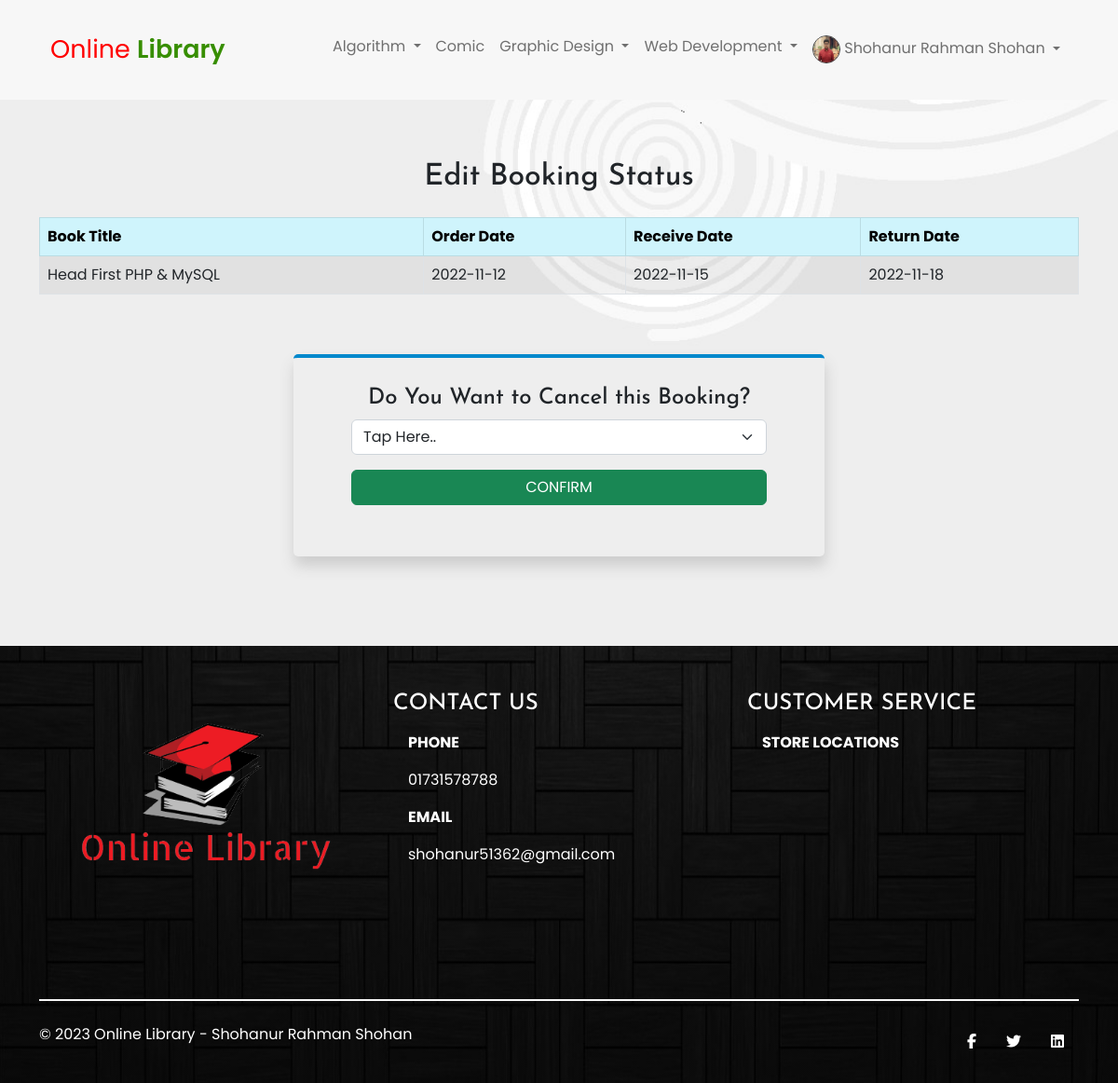
/orderEdit.php?orderId=22 (signed in), run on the app's committed database.
### tables this page shows
CREATE TABLE `category` (
  `cat_id` int(11) NOT NULL,
  `cat_name` varchar(255) NOT NULL,
  `cat_desc` text DEFAULT NULL,
  `is_parent` int(11) NOT NULL DEFAULT 0 COMMENT '0=Parent Category',
  `status` int(1) NOT NULL DEFAULT 1 COMMENT '1=Active, 2=InActive'
);

CREATE TABLE `users` (
  `user_id` int(11) NOT NULL,
  `fullname` varchar(255) NOT NULL,
  `email` varchar(255) NOT NULL,
  `password` varchar(255) NOT NULL,
  `phone` varchar(255) DEFAULT NULL,
  `address` varchar(255) DEFAULT NULL,
  `image` varchar(255) DEFAULT NULL,
  `role` int(1) NOT NULL DEFAULT 2 COMMENT '1=Admin, 2=User',
  `status` int(1) NOT NULL DEFAULT 1 COMMENT '1=Active, 0=InActive',
  `join_date` date NOT NULL
);

CREATE TABLE `book` (
  `id` int(11) NOT NULL,
  `title` varchar(255) NOT NULL,
  `sub_title` varchar(255) DEFAULT NULL,
  `description` text DEFAULT NULL,
  `cat_id` int(11) NOT NULL,
  `author_name` varchar(255) DEFAULT NULL,
  `quantity` int(11) NOT NULL DEFAULT 1,
  `image` varchar(255) DEFAULT NULL,
  `status` int(1) NOT NULL DEFAULT 1 COMMENT '1=Active 2=InActive'
);

CREATE TABLE `booking_list` (
  `id` int(11) NOT NULL,
  `book_id` int(11) NOT NULL,
  `user_id` int(11) NOT NULL,
  `rcv_date` date NOT NULL,
  `rtn_date` date NOT NULL,
  `booking_date` date NOT NULL,
  `status` int(11) NOT NULL DEFAULT 4 COMMENT '1=Activated, 2=Returned, 3=Canceled, 4=Pending'
);

### orderEdit.php (the view, shortened to what this page needs)
<?php include "inc/header.php"; ?>
  <section>
    <div class="container">
      <div class="row">
        <div class="col-lg-12 py-5">
          <h2 class="text-center py-3">Edit Booking Status</h2>
          <div>
            <table class="table table-striped table-hover table-bordered">
            <thead class="table-info">
              <tr>
                <th scope="col">Book Title</th>
                <th scope="col">Order Date</th>
                <th scope="col">Receive Date</th>
                <th scope="col">Return Date</th>
              </tr>
            </thead>
            <tbody>
              <?php
              if ( isset($_GET['orderId']) ) {
                    $order_id = $_GET['orderId'];
                    $sql = "SELECT * FROM booking_list WHERE id = '$order_id'";
                    $orderData = mysqli_query($db, $sql);
                    while ($row = mysqli_fetch_assoc($orderData)) {
                       $book_id        = $row['book_id'];
                       $rcv_date       = $row['rcv_date'];
                       $rtn_date       = $row['rtn_date'];
                       $booking_date   = $row['booking_date'];
                       ?>
                       <tr>
                        <td>
                          <?php
                            $sql = "SELECT * FROM book WHERE id = '$book_id'";
                            $theBook = mysqli_query($db, $sql);
                            while ($row = mysqli_fetch_assoc($theBook)) {
                              $title = $row['title'];
                              echo $title;
                            }
                          ?>
                        </td>
                        <td><?php echo $booking_date; ?></td>
                        <td><?php echo $rcv_date; ?></td>
                        <td><?php echo $rtn_date; ?></td>
                      </tr>
                     <?php }
                  }
                ?>
              </tbody>
            </table>
          </div>
          <div class="row py-5">
            <div class="col-lg-6 offset-lg-3" style="border-top: 4px solid #08c; padding: 29px 62px 39px; box-shadow: 1px 10px 15px #ccc; border-radius: 5px; ">
              <h4 class="text-center">Do You Want to Cancel this Booking?</h4>
              <form action="" method="POST">
                <div class="mb-3">
                  <select class="form-select" name='status'>
                    <option selected>Tap Here..</option>
                  </select>
                </div>
                <div class="mb-3">
                  <div class="d-grid gap-2">
                    <input type="submit" name="updateOrder" class="btn btn-success btn-block" value="CONFIRM">
                  </div>
                </div>
              </form>
            </div>
          </div>
        </div>
      </div>
    </div>
  </section>
<?php include "inc/footer.php"; ?>

### inc/header.php (shortened to what this page needs)
<?php
  include "admin/inc/db.php";
?>
<!doctype html>
<html lang="en">
  <head>
    <link rel="stylesheet" type="text/css" href="https://cdn.jsdelivr.net/npm/bootstrap@5.2.2/dist/css/bootstrap.min.css">
    <link rel="stylesheet" href="//code.jquery.com/ui/1.13.2/themes/base/jquery-ui.css">
    <link rel="stylesheet" href="https://cdn.datatables.net/1.13.1/css/dataTables.bootstrap5.min.css">
    <link rel="stylesheet" type="text/css" href="assets/css/style.css">
  </head>
  <body style="
    background-image: url(assets/images/back.jpg);
    background-repeat: no-repeat;
    background-size: cover;
    background-position: center;
    background-attachment: fixed;">
    <main class="main-part">
      <header>
        <div class="container">
          <div class="row">
            <div class="col-lg-12">
              <nav class="navbar navbar-expand-lg">
                <div class="container-fluid">
                  <a class="navbar-brand" href="index.php">Online <span>Library</span></a>
                  <div class="collapse navbar-collapse" id="navbarSupportedContent">
                    <ul class="navbar-nav ms-auto mb-2 mb-lg-0">
                      <?php
                        $sql = "SELECT cat_id AS 'pCatID', cat_name AS 'pCatName' FROM category WHERE is_parent = 0 AND status = 1 ORDER BY cat_name ASC";
                        $parentMenu = mysqli_query($db, $sql);
                        while( $row = mysqli_fetch_assoc($parentMenu) ) {
                          extract($row);
                          $subCat = "SELECT cat_id AS 'sCatID', cat_name AS 'sCatName' FROM category WHERE is_parent = '$pCatID' AND status = 1 ORDER BY cat_name ASC";
                          $subMenu = mysqli_query($db, $subCat);
                          $countSubMenu = mysqli_num_rows($subMenu);
                          if ($countSubMenu == 0) { ?>
                            <li class="nav-item">
                              <a class="nav-link" aria-current="page" href="category.php?category=<?php echo $pCatName; ?>"><?php echo $pCatName; ?></a>
                            </li>
                          <?php }
                          else { ?>
                            <li class="nav-item dropdown">
                              <a class="nav-link dropdown-toggle" href="category.php?category=<?php echo $pCatName; ?>" role="button" data-bs-toggle="dropdown" aria-expanded="false">
                                <?php echo $pCatName; ?>
                              </a>
                            </li>
                          <?php }
                          ?>
                        <?php }
                      ?>
                      <?php
                        if (empty($_SESSION['user_id']) || empty($_SESSION['email'])) { ?>
                          <li class="nav-item">
                            <a class="nav-link" aria-current="page" href="login.php"><i class="fa-solid fa-right-to-bracket"></i> Log in</a>
                          </li>
                          <li class="nav-item">
                            <a class="nav-link" aria-current="page" href="register.php"><i class="fa-solid fa-circle-user"></i> Create account</a>
                          </li>
                        <?php }
                        else { ?>
                          <li class="nav-item dropdown">
                            <a class="nav-link dropdown-toggle" href="#" role="button" data-bs-toggle="dropdown" aria-expanded="false">
                              <?php
                                $user_id = $_SESSION['user_id'];
                                $query = "SELECT * FROM users WHERE user_id = '$user_id'";
                                $userData = mysqli_query($db, $query);
                                while ($row = mysqli_fetch_assoc($userData)) {
                                  $fullname =  $row['fullname'];
                                  $image    = $row['image'];
                                  if (!empty($image)) { ?>
                                    <img src="admin/dist/img/users/<?php echo $image; ?>" alt="User Image" style="width: 30px; height: 30px; border-radius: 50%; border: 1px solid #333;">
                                  <?php echo $fullname; }
                                  else { ?>
                                    <img src="admin/dist/img/image.jpg" alt="User Image" style="width: 30px; height: 30px; border-radius: 50%; border: 1px solid #333;">
                                  <?php echo $fullname; }
                                }
                              ?>
                            </a>
                          </li>
                       <?php }
                      ?>
                    </ul>
                  </div>
                </div>
              </nav>
            </div>
          </div>
        </div>
      </header>

### assets/css/style.css (style rules this page uses)
html { scroll-behavior: smooth; }
body { font-family: 'Poppins', sans-serif; }
h1,h2,h3,h4,h5,h6 { font-family: 'Josefin Sans', sans-serif; }
ul { padding: 0; margin: 0; }
ul li { list-style: none; }
a { text-decoration: none; }
header { background-color: #f7f7f7; padding: 20px 0; }
.navbar-brand { color: #ff0000; font-weight: 400; font-size: 27px; }
.navbar-brand span { color: #378e00; font-weight: 600; }

### data on the page
category: cat_name "Algorithm"
category: cat_name "Comic"
category: cat_name "Graphic Design"
category: cat_name "Web Development"
users: image (picture), fullname "Shohanur Rahman Shohan"
booking_list: booking_date "2022-11-12", rcv_date "2022-11-15", rtn_date "2022-11-18"
book: title "Head First PHP & MySQL"
